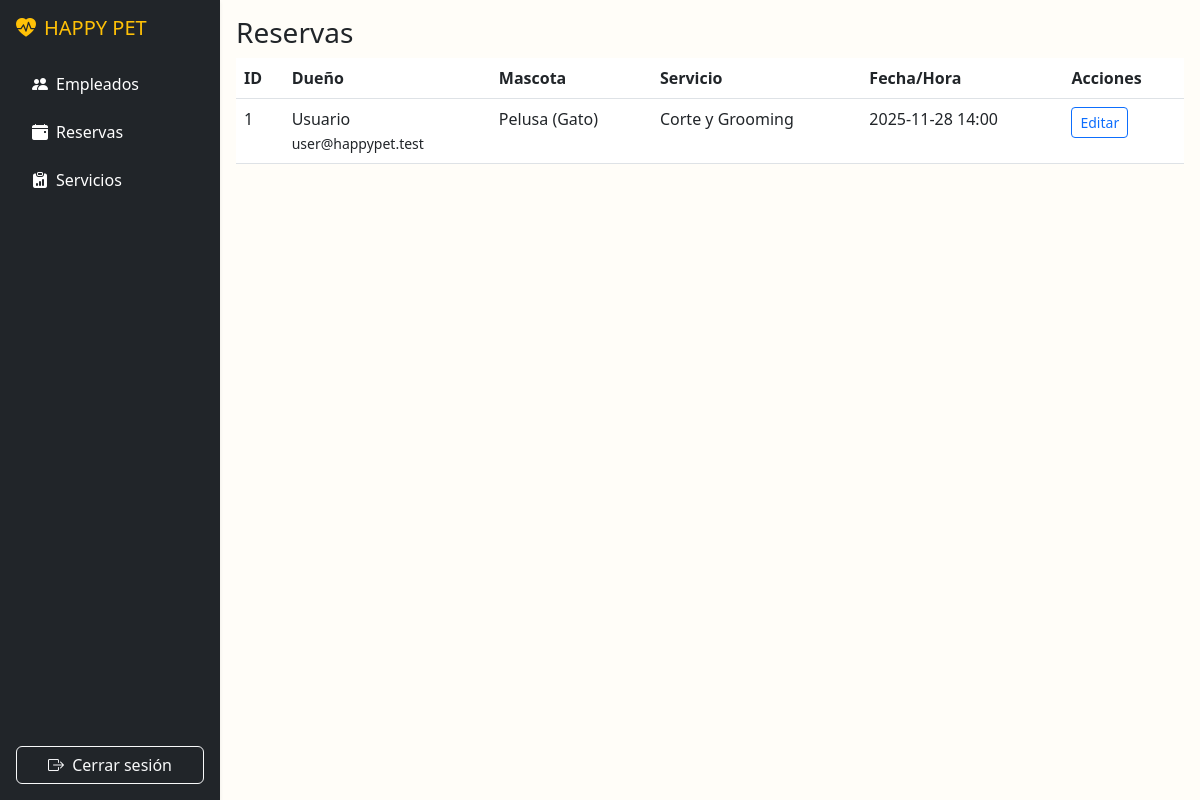
The app's page /admin/reservas (signed in) with its own data.
### app.py (models this page shows)
class Reservation(db.Model):
    id = db.Column(db.Integer, primary_key=True)
    owner_name = db.Column(db.String(100))
    owner_email = db.Column(db.String(120))
    pet_type = db.Column(db.String(50))
    pet_name = db.Column(db.String(100))
    pet_size = db.Column(db.String(50))
    pet_weight = db.Column(db.Float)
    pet_gender = db.Column(db.String(20))
    service_id = db.Column(db.Integer, db.ForeignKey('service.id'))
    service = db.relationship('Service')
    reserved_at = db.Column(db.DateTime)
    created_at = db.Column(db.DateTime, default=datetime.utcnow)

class Service(db.Model):
    id = db.Column(db.Integer, primary_key=True)
    name = db.Column(db.String(100), nullable=False)
    price = db.Column(db.Float, default=0.0)
    description = db.Column(db.String(200))

### app.py (the view, shortened to what this page needs)
@app.route('/admin/reservas', methods=['GET','POST'])
@login_required
def admin_reservas():
    if not current_user.is_admin:
        return redirect(url_for('index'))
    reservations = Reservation.query.order_by(Reservation.reserved_at).all()
    return render_template('admin/reservas.html', reservations=reservations)

### app.py (called while the page is built)
@login_manager.user_loader
def load_user(user_id):
    return User.query.get(int(user_id))

### templates/admin/reservas.html (shortened to what this page needs)
{% extends 'base.html' %}
{% block body %}
<div class="d-flex">
<div class="d-flex flex-column bg-dark p-3 shadow-sm" style="width:220px; min-height:100vh;">
  <h5 class="text-warning d-flex align-items-center mb-4">
    <i class="bi bi-heart-pulse-fill me-2"></i> HAPPY PET
  </h5>
  <ul class="nav flex-column flex-grow-1">
    <li class="nav-item mb-2">
      <a class="nav-link d-flex align-items-center text-white" href="/admin/empleados">
        <i class="bi bi-people-fill me-2"></i> Empleados
      </a>
    </li>
    <li class="nav-item mb-2">
      <a class="nav-link d-flex align-items-center text-white" href="/admin/reservas">
        <i class="bi bi-calendar-event-fill me-2"></i> Reservas
      </a>
    </li>
    <li class="nav-item mb-2">
      <a class="nav-link d-flex align-items-center text-white" href="/admin/servicios">
        <i class="bi bi-clipboard-data-fill me-2"></i> Servicios
      </a>
    </li>
  </ul>
  <div class="mt-auto">
    <a href="/logout" class="btn btn-outline-light w-100">
      <i class="bi bi-box-arrow-right me-1"></i> Cerrar sesión
    </a>
  </div>
</div>
  <div class="flex-grow-1 p-3">
    <h3>Reservas</h3>
    <table class="table">
      <thead><tr><th>ID</th><th>Dueño</th><th>Mascota</th><th>Servicio</th><th>Fecha/Hora</th><th>Acciones</th></tr></thead>
      <tbody>
        {% for r in reservations %}
        <tr>
          <td>{{ r.id }}</td>
          <td>{{ r.owner_name }}<br><small>{{ r.owner_email }}</small></td>
          <td>{{ r.pet_name }} ({{ r.pet_type }})</td>
          <td>{{ r.service.name if r.service else '-' }}</td>
          <td>{{ r.reserved_at.strftime('%Y-%m-%d %H:%M') if r.reserved_at else '-' }}</td>
          <td>
            <button class="btn btn-sm btn-outline-primary" data-bs-toggle="modal" data-bs-target="#editModal{{ r.id }}">Editar</button>
          </td>
        </tr>
        {% endfor %}
      </tbody>
    </table>
  </div>
</div>
{% endblock %}

### static/style.css (style rules this page uses)
:root { --primary-yellow: #F6C84C; }
body { background: #fffdf8; }

### records on screen
Reservation: id "1", owner_name "Usuario", owner_email "user@happypet.test", pet_name "Pelusa", pet_type "Gato", service "Corte y Grooming", reserved_at "2025-11-28 14:00"
